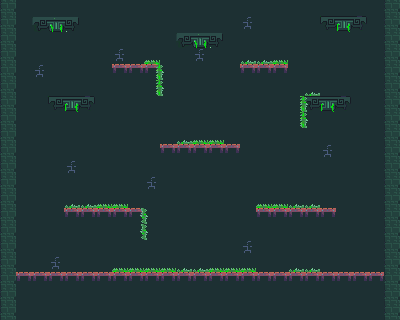

This is a level from a 2D game, rendered from its Tiled map with the project's own tilesets. A one-line summary and the map file follow, with tile-layer data summarised:
An orthogonal 25x20 tile map with 16x16 px tiles, 5 tile layers (Background, Background2:ElectricBoogaloo, OneSidedPlatforms, Platforms, ...), 2 tilesets and 12 objects.

<map version="1.0" tiledversion="1.1.2" orientation="orthogonal" renderorder="right-up" width="25" height="20" tilewidth="16" tileheight="16" infinite="0" nextobjectid="1">
 <tileset firstgid="1" source="../tile1.tsx" />
 <tileset firstgid="65" name="sketches1-0 tiles and monsters" tilewidth="16" tileheight="16" tilecount="64" columns="8">
  <image source="../../Assets/Images/sketches2- tiles and monsters.png" width="128" height="128" />
  <tile id="2">
   <objectgroup draworder="index">
    <object id="1" x="0" y="0" width="16" height="3" />
   </objectgroup>
  </tile>
  <tile id="3">
   <objectgroup draworder="index">
    <object id="2" x="0" y="0" width="16" height="16" />
   </objectgroup>
  </tile>
  <tile id="4">
   <objectgroup draworder="index">
    <object id="1" x="0" y="0" width="16" height="16" />
   </objectgroup>
  </tile>
  <tile id="5">
   <objectgroup draworder="index">
    <object id="1" x="0" y="0" width="16" height="16" />
   </objectgroup>
  </tile>
  <tile id="8">
   <objectgroup draworder="index">
    <object id="1" x="0" y="0" width="16" height="16" />
   </objectgroup>
  </tile>
  <tile id="9">
   <objectgroup draworder="index">
    <object id="1" x="0" y="0" width="16" height="16" />
   </objectgroup>
  </tile>
  <tile id="10">
   <objectgroup draworder="index">
    <object id="1" x="0" y="0" width="16" height="16" />
   </objectgroup>
  </tile>
  <tile id="19">
   <objectgroup draworder="index">
    <object id="1" x="0" y="0" width="16" height="8" />
   </objectgroup>
   <animation>
    <frame tileid="19" duration="200" />
    <frame tileid="29" duration="200" />
   </animation>
  </tile>
  <tile id="20">
   <objectgroup draworder="index">
    <object id="2" x="0" y="0" width="16" height="8" />
   </objectgroup>
   <animation>
    <frame tileid="20" duration="200" />
    <frame tileid="30" duration="200" />
   </animation>
  </tile>
  <tile id="21">
   <objectgroup draworder="index">
    <object id="1" x="0" y="0" width="16" height="8" />
   </objectgroup>
   <animation>
    <frame tileid="21" duration="200" />
    <frame tileid="31" duration="200" />
   </animation>
  </tile>
  <tile id="22">
   <objectgroup draworder="index">
    <object id="1" x="0" y="0" width="16" height="16" />
   </objectgroup>
  </tile>
  <tile id="36">
   <objectgroup draworder="index">
    <object id="1" x="0" y="0" width="16" height="4" />
   </objectgroup>
  </tile>
 </tileset>
 <layer name="Background" width="25" height="20">
  <data>[500 cells, 500 non-empty, 1 distinct tile ids]</data>
 </layer>
 <layer name="Background2:ElectricBoogaloo" width="25" height="20">
  <data>[500 cells, 49 non-empty, 2 distinct tile ids]</data>
 </layer>
 <layer name="OneSidedPlatforms" width="25" height="20">
  <data>[500 cells, 44 non-empty, 1 distinct tile ids]</data>
 </layer>
 <layer name="Platforms" width="25" height="20">
  <data>[500 cells, 15 non-empty, 6 distinct tile ids]</data>
 </layer>
 <layer name="Foreground" width="25" height="20">
  <data>[500 cells, 39 non-empty, 2 distinct tile ids]</data>
 </layer>
</map>
